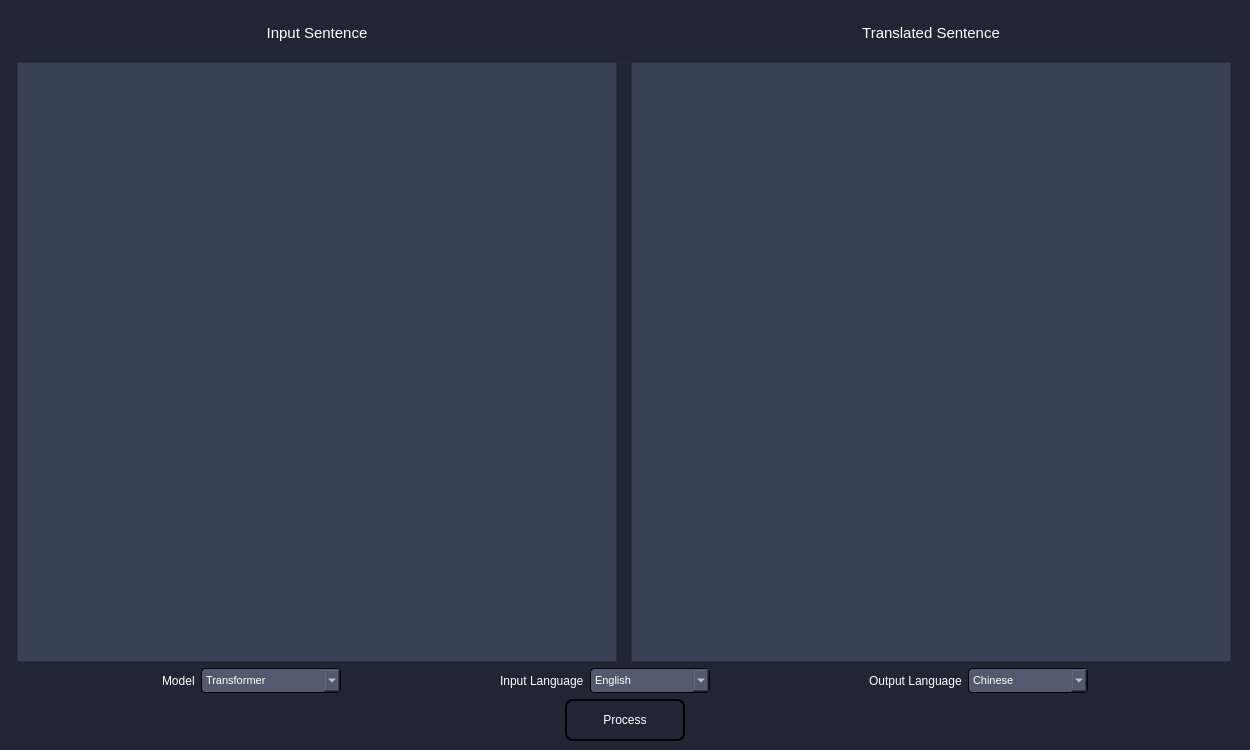
<?xml version="1.0" encoding="UTF-8"?>
<ui version="4.0">
 <class>Application</class>
 <widget class="QMainWindow" name="Application">
  <property name="geometry">
   <rect>
    <x>0</x>
    <y>0</y>
    <width>1250</width>
    <height>750</height>
   </rect>
  </property>
  <property name="minimumSize">
   <size>
    <width>1250</width>
    <height>750</height>
   </size>
  </property>
  <property name="maximumSize">
   <size>
    <width>1250</width>
    <height>750</height>
   </size>
  </property>
  <property name="mouseTracking">
   <bool>true</bool>
  </property>
  <property name="windowTitle">
   <string>MainWindow</string>
  </property>
  <property name="styleSheet">
   <string notr="true">background-color:rgb(32, 38, 52);</string>
  </property>
  <property name="tabShape">
   <enum>QTabWidget::Rounded</enum>
  </property>
  <widget class="QWidget" name="centralwidget">
   <property name="minimumSize">
    <size>
     <width>1250</width>
     <height>750</height>
    </size>
   </property>
   <property name="maximumSize">
    <size>
     <width>1250</width>
     <height>750</height>
    </size>
   </property>
   <property name="mouseTracking">
    <bool>true</bool>
   </property>
   <property name="styleSheet">
    <string notr="true">background-color:rgb(32, 38, 52);</string>
   </property>
   <layout class="QVBoxLayout" name="verticalLayout_4">
    <item>
     <layout class="QVBoxLayout" name="verticalLayout_3">
      <item>
       <layout class="QHBoxLayout" name="horizontalLayout_2">
        <item>
         <layout class="QVBoxLayout" name="verticalLayout">
          <item>
           <widget class="QLabel" name="label_3">
            <property name="font">
             <font>
              <pointsize>11</pointsize>
             </font>
            </property>
            <property name="styleSheet">
             <string notr="true">color:white;</string>
            </property>
            <property name="text">
             <string>Input Sentence</string>
            </property>
            <property name="alignment">
             <set>Qt::AlignCenter</set>
            </property>
           </widget>
          </item>
          <item>
           <widget class="QTextEdit" name="textEdit_input">
            <property name="minimumSize">
             <size>
              <width>600</width>
              <height>600</height>
             </size>
            </property>
            <property name="maximumSize">
             <size>
              <width>600</width>
              <height>600</height>
             </size>
            </property>
            <property name="styleSheet">
             <string notr="true">background-color: rgb(56, 64, 85);
color:white;</string>
            </property>
           </widget>
          </item>
         </layout>
        </item>
        <item>
         <layout class="QVBoxLayout" name="verticalLayout_2">
          <item>
           <widget class="QLabel" name="label_4">
            <property name="font">
             <font>
              <pointsize>11</pointsize>
             </font>
            </property>
            <property name="styleSheet">
             <string notr="true">color:white;</string>
            </property>
            <property name="text">
             <string>Translated Sentence</string>
            </property>
            <property name="alignment">
             <set>Qt::AlignCenter</set>
            </property>
           </widget>
          </item>
          <item>
           <widget class="QTextEdit" name="textEdit_output">
            <property name="minimumSize">
             <size>
              <width>600</width>
              <height>600</height>
             </size>
            </property>
            <property name="maximumSize">
             <size>
              <width>600</width>
              <height>600</height>
             </size>
            </property>
            <property name="styleSheet">
             <string notr="true">background-color: rgb(56, 64, 85);
color:white;</string>
            </property>
           </widget>
          </item>
         </layout>
        </item>
       </layout>
      </item>
      <item>
       <layout class="QHBoxLayout" name="horizontalLayout_3">
        <item>
         <spacer name="horizontalSpacer">
          <property name="orientation">
           <enum>Qt::Horizontal</enum>
          </property>
          <property name="sizeHint" stdset="0">
           <size>
            <width>40</width>
            <height>20</height>
           </size>
          </property>
         </spacer>
        </item>
        <item>
         <widget class="QLabel" name="label_6">
          <property name="styleSheet">
           <string notr="true">color:white;</string>
          </property>
          <property name="text">
           <string>Model</string>
          </property>
         </widget>
        </item>
        <item>
         <widget class="QComboBox" name="comboBox_model">
          <property name="minimumSize">
           <size>
            <width>140</width>
            <height>25</height>
           </size>
          </property>
          <property name="maximumSize">
           <size>
            <width>140</width>
            <height>25</height>
           </size>
          </property>
          <property name="font">
           <font>
            <pointsize>8</pointsize>
           </font>
          </property>
          <property name="styleSheet">
           <string notr="true">QComboBox {
	border-radius: 4px;
	background-color:rgb(83, 89, 110);
	color:white;
	border: 1px solid black;
}

QComboBox QAbstractItemView { color: white; }

QComboBox:disabled {
	border-radius: 4px;
	background-color:rgb(83, 89, 110);
	color:rgb(200, 200, 200);
	border: 0px solid black;
}</string>
          </property>
          <item>
           <property name="text">
            <string>Transformer</string>
           </property>
          </item>
         </widget>
        </item>
        <item>
         <spacer name="horizontalSpacer_4">
          <property name="orientation">
           <enum>Qt::Horizontal</enum>
          </property>
          <property name="sizeHint" stdset="0">
           <size>
            <width>40</width>
            <height>20</height>
           </size>
          </property>
         </spacer>
        </item>
        <item>
         <widget class="QLabel" name="label_7">
          <property name="styleSheet">
           <string notr="true">color:white;</string>
          </property>
          <property name="text">
           <string>Input Language</string>
          </property>
         </widget>
        </item>
        <item>
         <widget class="QComboBox" name="comboBox_input">
          <property name="minimumSize">
           <size>
            <width>120</width>
            <height>25</height>
           </size>
          </property>
          <property name="maximumSize">
           <size>
            <width>120</width>
            <height>25</height>
           </size>
          </property>
          <property name="font">
           <font>
            <pointsize>8</pointsize>
           </font>
          </property>
          <property name="styleSheet">
           <string notr="true">QComboBox {
	border-radius: 4px;
	background-color:rgb(83, 89, 110);
	color:white;
	border: 1px solid black;
}

QComboBox QAbstractItemView { color: white; }

QComboBox:disabled {
	border-radius: 4px;
	background-color:rgb(83, 89, 110);
	color:rgb(200, 200, 200);
	border: 0px solid black;
}</string>
          </property>
          <item>
           <property name="text">
            <string>English</string>
           </property>
          </item>
         </widget>
        </item>
        <item>
         <spacer name="horizontalSpacer_5">
          <property name="orientation">
           <enum>Qt::Horizontal</enum>
          </property>
          <property name="sizeHint" stdset="0">
           <size>
            <width>40</width>
            <height>20</height>
           </size>
          </property>
         </spacer>
        </item>
        <item>
         <widget class="QLabel" name="label_8">
          <property name="styleSheet">
           <string notr="true">color:white;</string>
          </property>
          <property name="text">
           <string>Output Language</string>
          </property>
         </widget>
        </item>
        <item>
         <widget class="QComboBox" name="comboBox_output">
          <property name="minimumSize">
           <size>
            <width>120</width>
            <height>25</height>
           </size>
          </property>
          <property name="maximumSize">
           <size>
            <width>120</width>
            <height>25</height>
           </size>
          </property>
          <property name="font">
           <font>
            <pointsize>8</pointsize>
           </font>
          </property>
          <property name="styleSheet">
           <string notr="true">QComboBox {
	border-radius: 4px;
	background-color:rgb(83, 89, 110);
	color:white;
	border: 1px solid black;
}

QComboBox QAbstractItemView { color: white; }

QComboBox:disabled {
	border-radius: 4px;
	background-color:rgb(83, 89, 110);
	color:rgb(200, 200, 200);
	border: 0px solid black;
}</string>
          </property>
          <item>
           <property name="text">
            <string>Chinese</string>
           </property>
          </item>
         </widget>
        </item>
        <item>
         <spacer name="horizontalSpacer_3">
          <property name="orientation">
           <enum>Qt::Horizontal</enum>
          </property>
          <property name="sizeHint" stdset="0">
           <size>
            <width>40</width>
            <height>20</height>
           </size>
          </property>
         </spacer>
        </item>
       </layout>
      </item>
      <item>
       <layout class="QHBoxLayout" name="horizontalLayout_4">
        <item>
         <widget class="QToolButton" name="toolButton_process">
          <property name="minimumSize">
           <size>
            <width>120</width>
            <height>42</height>
           </size>
          </property>
          <property name="maximumSize">
           <size>
            <width>120</width>
            <height>42</height>
           </size>
          </property>
          <property name="font">
           <font>
            <pointsize>9</pointsize>
           </font>
          </property>
          <property name="styleSheet">
           <string notr="true">QToolButton {
	color:white; 
	background:qlineargradient(spread:pad, x1:0, y1:1, x2:0, y2:0, 		stop:0 rgba(32, 38, 52, 255), 
		stop:1 rgba(91, 99, 120, 255));
	border: 2px solid black;
	border-radius: 8px;
}</string>
          </property>
          <property name="text">
           <string>Process</string>
          </property>
         </widget>
        </item>
       </layout>
      </item>
     </layout>
    </item>
   </layout>
  </widget>
 </widget>
 <resources/>
 <connections/>
</ui>
